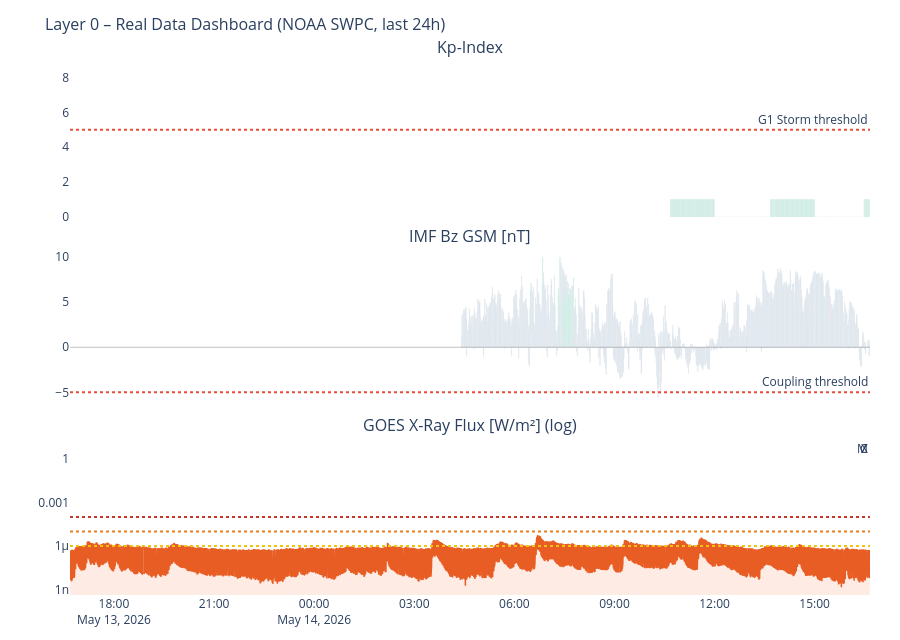

Here is the notebook cell this chart was saved with:
### Markdown cell above
---
## 3. Time-Series Dashboard (Real Data)

### Code cell
# ============================================================
# DASHBOARD – Kp / Solar Wind / IMF Bz / X-Ray
# ============================================================

panels = [
    (df_kp,   'kp',     'Kp-Index',                       '#7F77DD', 'bar'),
    (df_sw,   'speed',  'Solar Wind Speed [km/s]',         '#F2A623', 'line'),
    (df_mag,  'bz_gsm', 'IMF Bz GSM [nT]',                '#378ADD', 'bar'),
    (df_xray, 'flux',   'GOES X-Ray Flux [W/m²] (log)',    '#E85D24', 'line'),
]
active = [(df, col, title, color, kind)
          for df, col, title, color, kind in panels
          if df is not None and col in df.columns]

if not active:
    print('No data available.')
else:
    fig = make_subplots(
        rows=len(active), cols=1, shared_xaxes=True,
        subplot_titles=[p[2] for p in active],
        vertical_spacing=0.06
    )
    for i, (df, col, title, color, kind) in enumerate(active, 1):
        ds = df.dropna(subset=[col])
        if kind == 'bar':
            if col == 'kp':
                mc = ['#2ecc71' if v < 4 else '#f39c12' if v < 6 else '#e74c3c'
                      for v in ds[col]]
            elif col == 'bz_gsm':
                mc = ['#e74c3c' if v < -5 else '#2ecc71' if v > 5 else '#95a5a6'
                      for v in ds[col]]
            else:
                mc = color
            fig.add_trace(go.Bar(x=ds['time'], y=ds[col], marker_color=mc,
                                 name=title, opacity=0.75), row=i, col=1)
        else:
            h = color.lstrip('#')
            r_c, g_c, b_c = int(h[0:2], 16), int(h[2:4], 16), int(h[4:6], 16)
            fc = f'rgba({r_c},{g_c},{b_c},0.12)'
            fig.add_trace(go.Scatter(x=ds['time'], y=ds[col], name=title,
                                     line=dict(color=color, width=1.5),
                                     fill='tozeroy', fillcolor=fc), row=i, col=1)

        if col == 'kp':
            fig.add_hline(y=5, line_dash='dot', line_color='#e74c3c',
                          annotation_text='G1 Storm threshold', row=i, col=1)
            fig.update_yaxes(range=[0, 9], row=i, col=1)
        elif col == 'speed':
            fig.add_hline(y=500, line_dash='dot', line_color='#E85D24',
                          annotation_text='Elevated wind', row=i, col=1)
        elif col == 'bz_gsm':
            fig.add_hline(y=0, line_color='gray', line_width=0.5, row=i, col=1)
            fig.add_hline(y=-5, line_dash='dot', line_color='#e74c3c',
                          annotation_text='Coupling threshold', row=i, col=1)
        elif col == 'flux':
            fig.update_yaxes(type='log', row=i, col=1)
            for lvl, lbl, lc in [(1e-4,'X','#c0392b'),(1e-5,'M','#e67e22'),(1e-6,'C','#f1c40f')]:
                fig.add_hline(y=lvl, line_dash='dot', line_color=lc,
                              annotation_text=lbl, row=i, col=1)

    fig.update_layout(
        title=dict(text='Layer 0 – Real Data Dashboard (NOAA SWPC, last 24h)', font=dict(size=16)),
        height=180 * len(active) + 100,
        showlegend=False,
        plot_bgcolor='rgba(0,0,0,0)', paper_bgcolor='rgba(0,0,0,0)',
        margin=dict(l=70, r=30, t=60, b=40)
    )
    fig.show()

### Figure 1 — Plotly figure (JSON) as saved in the notebook; plotly's stock layout.template omitted (floating-point values rounded to 4 significant figures; data arrays with more than 128 entries replaced by an {"elided": "..."} marker saying what was removed)
{"data": [{"marker": {"color": {"elided": "359 str values"}}, "name": "Kp-Index", "opacity": 0.75, "type": "bar", "x": {"elided": "359 str values"}, "xaxis": "x", "y": {"elided": "359 int values"}, "yaxis": "y"}, {"marker": {"color": {"elided": "1440 str values"}}, "name": "IMF Bz GSM [nT]", "opacity": 0.75, "type": "bar", "x": {"elided": "1440 str values"}, "xaxis": "x2", "y": {"elided": "1440 float values"}, "yaxis": "y2"}, {"fill": "tozeroy", "fillcolor": "rgba(232,93,36,0.12)", "line": {"color": "#E85D24", "width": 1.5}, "name": "GOES X-Ray Flux [W/m²] (log)", "type": "scatter", "x": {"elided": "2876 str values"}, "xaxis": "x3", "y": {"elided": "2876 float values"}, "yaxis": "y3"}], "layout": {"annotations": [{"font": {"size": 16}, "showarrow": false, "text": "Kp-Index", "x": 0.5, "xanchor": "center", "xref": "paper", "y": 1.0, "yanchor": "bottom", "yref": "paper"}, {"font": {"size": 16}, "showarrow": false, "text": "IMF Bz GSM [nT]", "x": 0.5, "xanchor": "center", "xref": "paper", "y": 0.6467, "yanchor": "bottom", "yref": "paper"}, {"font": {"size": 16}, "showarrow": false, "text": "GOES X-Ray Flux [W/m²] (log)", "x": 0.5, "xanchor": "center", "xref": "paper", "y": 0.2933, "yanchor": "bottom", "yref": "paper"}, {"showarrow": false, "text": "G1 Storm threshold", "x": 1, "xanchor": "right", "xref": "x domain", "y": 5, "yanchor": "bottom", "yref": "y"}, {"showarrow": false, "text": "Coupling threshold", "x": 1, "xanchor": "right", "xref": "x2 domain", "y": -5, "yanchor": "bottom", "yref": "y2"}, {"showarrow": false, "text": "X", "x": 1, "xanchor": "right", "xref": "x3 domain", "y": 0.0001, "yanchor": "bottom", "yref": "y3"}, {"showarrow": false, "text": "M", "x": 1, "xanchor": "right", "xref": "x3 domain", "y": 1e-05, "yanchor": "bottom", "yref": "y3"}, {"showarrow": false, "text": "C", "x": 1, "xanchor": "right", "xref": "x3 domain", "y": 1e-06, "yanchor": "bottom", "yref": "y3"}], "height": 640, "margin": {"b": 40, "l": 70, "r": 30, "t": 60}, "paper_bgcolor": "rgba(0,0,0,0)", "plot_bgcolor": "rgba(0,0,0,0)", "shapes": [{"line": {"color": "#e74c3c", "dash": "dot"}, "type": "line", "x0": 0, "x1": 1, "xref": "x domain", "y0": 5, "y1": 5, "yref": "y"}, {"line": {"color": "gray", "width": 0.5}, "type": "line", "x0": 0, "x1": 1, "xref": "x2 domain", "y0": 0, "y1": 0, "yref": "y2"}, {"line": {"color": "#e74c3c", "dash": "dot"}, "type": "line", "x0": 0, "x1": 1, "xref": "x2 domain", "y0": -5, "y1": -5, "yref": "y2"}, {"line": {"color": "#c0392b", "dash": "dot"}, "type": "line", "x0": 0, "x1": 1, "xref": "x3 domain", "y0": 0.0001, "y1": 0.0001, "yref": "y3"}, {"line": {"color": "#e67e22", "dash": "dot"}, "type": "line", "x0": 0, "x1": 1, "xref": "x3 domain", "y0": 1e-05, "y1": 1e-05, "yref": "y3"}, {"line": {"color": "#f1c40f", "dash": "dot"}, "type": "line", "x0": 0, "x1": 1, "xref": "x3 domain", "y0": 1e-06, "y1": 1e-06, "yref": "y3"}], "showlegend": false, "title": {"font": {"size": 16}, "text": "Layer 0 – Real Data Dashboard (NOAA SWPC, last 24h)"}, "xaxis": {"anchor": "y", "domain": [0.0, 1.0], "matches": "x3", "showticklabels": false}, "xaxis2": {"anchor": "y2", "domain": [0.0, 1.0], "matches": "x3", "showticklabels": false}, "xaxis3": {"anchor": "y3", "domain": [0.0, 1.0]}, "yaxis": {"anchor": "x", "domain": [0.7067, 1.0], "range": [0, 9]}, "yaxis2": {"anchor": "x2", "domain": [0.3533, 0.6467]}, "yaxis3": {"anchor": "x3", "domain": [0.0, 0.2933], "type": "log"}}}
